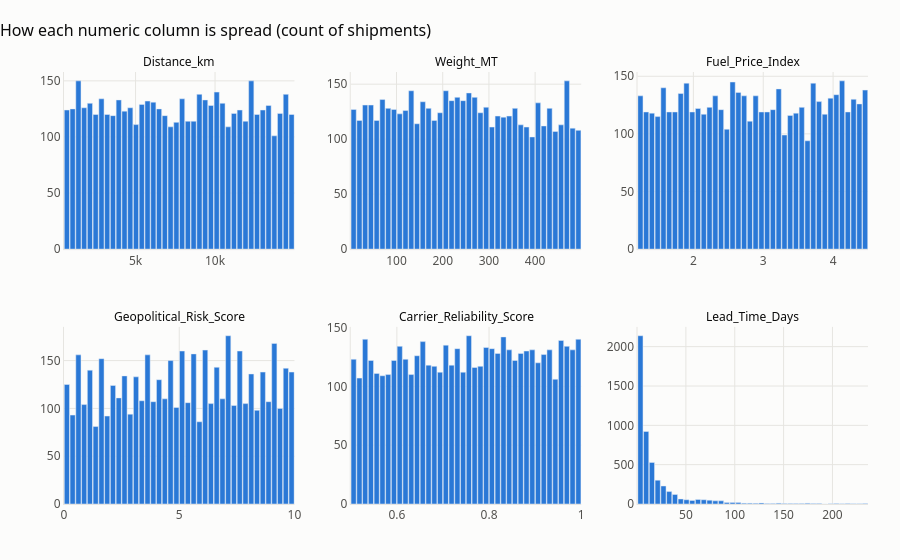

The notebook cell this image was saved under:
### Code cell
fig = make_subplots(rows=2, cols=3, subplot_titles=numeric_cols,
                    vertical_spacing=0.18, horizontal_spacing=0.07)
for i, col in enumerate(numeric_cols):
    counts, edges = np.histogram(raw[col], bins=40)  # 40 equal-width bins
    centers = (edges[:-1] + edges[1:]) / 2
    fig.add_trace(
        go.Bar(x=centers, y=counts, width=np.diff(edges) * 0.9, marker_color=BLUE,
               hovertemplate=col + ": %{x:,.2f}<br>Shipments: %{y}<extra></extra>"),
        row=i // 3 + 1, col=i % 3 + 1,
    )
fig.update_annotations(font=dict(size=12, color=INK))
style(fig, "How each numeric column is spread (count of shipments)", height=560)
fig.update_layout(showlegend=False)
fig.show()

### Figure 1 — Plotly figure (JSON) as saved in the notebook; plotly's stock layout.template omitted (floating-point values rounded to 4 significant figures)
{"data": [{"hovertemplate": "Distance_km: %{x:,.2f}<br>Shipments: %{y}<extra></extra>", "marker": {"color": "#2a78d6"}, "type": "bar", "width": [326.2, 326.2, 326.2, 326.2, 326.2, 326.2, 326.2, 326.2, 326.2, 326.2, 326.2, 326.2, 326.2, 326.2, 326.2, 326.2, 326.2, 326.2, 326.2, 326.2, 326.2, 326.2, 326.2, 326.2, 326.2, 326.2, 326.2, 326.2, 326.2, 326.2, 326.2, 326.2, 326.2, 326.2, 326.2, 326.2, 326.2, 326.2, 326.2, 326.2], "x": [681.4, 1044.0, 1406.0, 1769.0, 2131.0, 2493.0, 2856.0, 3218.0, 3581.0, 3943.0, 4305.0, 4668.0, 5030.0, 5392.0, 5755.0, 6117.0, 6480.0, 6842.0, 7204.0, 7567.0, 7929.0, 8292.0, 8654.0, 9016.0, 9379.0, 9741.0, 10100.0, 10470.0, 10830.0, 11190.0, 11550.0, 11920.0, 12280.0, 12640.0, 13000.0, 13370.0, 13730.0, 14090.0, 14450.0, 14810.0], "xaxis": "x", "y": [124, 125, 150, 126, 130, 120, 134, 120, 119, 133, 123, 126, 111, 129, 132, 131, 125, 119, 109, 113, 134, 114, 114, 138, 133, 128, 140, 130, 109, 121, 124, 114, 150, 120, 124, 128, 101, 121, 138, 120], "yaxis": "y"}, {"hovertemplate": "Weight_MT: %{x:,.2f}<br>Shipments: %{y}<extra></extra>", "marker": {"color": "#2a78d6"}, "type": "bar", "width": [11.22, 11.22, 11.22, 11.22, 11.22, 11.22, 11.22, 11.22, 11.22, 11.22, 11.22, 11.22, 11.22, 11.22, 11.22, 11.22, 11.22, 11.22, 11.22, 11.22, 11.22, 11.22, 11.22, 11.22, 11.22, 11.22, 11.22, 11.22, 11.22, 11.22, 11.22, 11.22, 11.22, 11.22, 11.22, 11.22, 11.22, 11.22, 11.22, 11.22], "x": [7.264, 19.73, 32.2, 44.67, 57.14, 69.6, 82.07, 94.54, 107.0, 119.5, 131.9, 144.4, 156.9, 169.3, 181.8, 194.3, 206.8, 219.2, 231.7, 244.2, 256.6, 269.1, 281.6, 294.0, 306.5, 319.0, 331.4, 343.9, 356.4, 368.8, 381.3, 393.8, 406.2, 418.7, 431.2, 443.6, 456.1, 468.6, 481.0, 493.5], "xaxis": "x2", "y": [127, 117, 131, 131, 117, 136, 128, 127, 123, 126, 144, 114, 134, 128, 117, 124, 144, 135, 138, 135, 142, 138, 124, 129, 111, 121, 120, 121, 128, 113, 111, 102, 133, 112, 128, 107, 113, 153, 110, 108], "yaxis": "y2"}, {"hovertemplate": "Fuel_Price_Index: %{x:,.2f}<br>Shipments: %{y}<extra></extra>", "marker": {"color": "#2a78d6"}, "type": "bar", "width": [0.07425, 0.07425, 0.07425, 0.07425, 0.07425, 0.07425, 0.07425, 0.07425, 0.07425, 0.07425, 0.07425, 0.07425, 0.07425, 0.07425, 0.07425, 0.07425, 0.07425, 0.07425, 0.07425, 0.07425, 0.07425, 0.07425, 0.07425, 0.07425, 0.07425, 0.07425, 0.07425, 0.07425, 0.07425, 0.07425, 0.07425, 0.07425, 0.07425, 0.07425, 0.07425, 0.07425, 0.07425, 0.07425, 0.07425, 0.07425], "x": [1.241, 1.324, 1.406, 1.489, 1.571, 1.654, 1.736, 1.819, 1.901, 1.984, 2.066, 2.149, 2.231, 2.314, 2.396, 2.479, 2.561, 2.644, 2.726, 2.809, 2.891, 2.974, 3.056, 3.139, 3.221, 3.304, 3.386, 3.469, 3.551, 3.634, 3.716, 3.799, 3.881, 3.964, 4.046, 4.129, 4.211, 4.294, 4.376, 4.459], "xaxis": "x3", "y": [133, 119, 118, 115, 140, 119, 119, 135, 144, 119, 122, 117, 123, 133, 121, 104, 145, 136, 133, 111, 133, 119, 119, 121, 139, 99, 116, 118, 123, 94, 144, 128, 117, 131, 134, 146, 119, 130, 126, 138], "yaxis": "y3"}, {"hovertemplate": "Geopolitical_Risk_Score: %{x:,.2f}<br>Shipments: %{y}<extra></extra>", "marker": {"color": "#2a78d6"}, "type": "bar", "width": [0.225, 0.225, 0.225, 0.225, 0.225, 0.225, 0.225, 0.225, 0.225, 0.225, 0.225, 0.225, 0.225, 0.225, 0.225, 0.225, 0.225, 0.225, 0.225, 0.225, 0.225, 0.225, 0.225, 0.225, 0.225, 0.225, 0.225, 0.225, 0.225, 0.225, 0.225, 0.225, 0.225, 0.225, 0.225, 0.225, 0.225, 0.225, 0.225, 0.225], "x": [0.125, 0.375, 0.625, 0.875, 1.125, 1.375, 1.625, 1.875, 2.125, 2.375, 2.625, 2.875, 3.125, 3.375, 3.625, 3.875, 4.125, 4.375, 4.625, 4.875, 5.125, 5.375, 5.625, 5.875, 6.125, 6.375, 6.625, 6.875, 7.125, 7.375, 7.625, 7.875, 8.125, 8.375, 8.625, 8.875, 9.125, 9.375, 9.625, 9.875], "xaxis": "x4", "y": [125, 93, 156, 104, 140, 81, 152, 92, 124, 111, 134, 94, 133, 108, 156, 107, 130, 110, 150, 101, 160, 106, 157, 86, 161, 105, 143, 110, 176, 103, 160, 105, 136, 98, 138, 107, 168, 100, 142, 138], "yaxis": "y4"}, {"hovertemplate": "Carrier_Reliability_Score: %{x:,.2f}<br>Shipments: %{y}<extra></extra>", "marker": {"color": "#2a78d6"}, "type": "bar", "width": [0.01125, 0.01125, 0.01125, 0.01125, 0.01125, 0.01125, 0.01125, 0.01125, 0.01125, 0.01125, 0.01125, 0.01125, 0.01125, 0.01125, 0.01125, 0.01125, 0.01125, 0.01125, 0.01125, 0.01125, 0.01125, 0.01125, 0.01125, 0.01125, 0.01125, 0.01125, 0.01125, 0.01125, 0.01125, 0.01125, 0.01125, 0.01125, 0.01125, 0.01125, 0.01125, 0.01125, 0.01125, 0.01125, 0.01125, 0.01125], "x": [0.5062, 0.5188, 0.5312, 0.5437, 0.5563, 0.5687, 0.5813, 0.5938, 0.6062, 0.6188, 0.6312, 0.6438, 0.6562, 0.6687, 0.6813, 0.6937, 0.7063, 0.7188, 0.7312, 0.7438, 0.7562, 0.7688, 0.7812, 0.7938, 0.8063, 0.8187, 0.8313, 0.8438, 0.8563, 0.8688, 0.8812, 0.8938, 0.9062, 0.9188, 0.9313, 0.9437, 0.9563, 0.9688, 0.9813, 0.9938], "xaxis": "x5", "y": [123, 107, 140, 122, 111, 109, 110, 122, 134, 123, 110, 126, 138, 118, 117, 112, 135, 118, 132, 112, 143, 116, 117, 133, 132, 128, 142, 131, 122, 128, 130, 131, 120, 127, 131, 106, 139, 134, 131, 140], "yaxis": "y5"}, {"hovertemplate": "Lead_Time_Days: %{x:,.2f}<br>Shipments: %{y}<extra></extra>", "marker": {"color": "#2a78d6"}, "type": "bar", "width": [5.308, 5.308, 5.308, 5.308, 5.308, 5.308, 5.308, 5.308, 5.308, 5.308, 5.308, 5.308, 5.308, 5.308, 5.308, 5.308, 5.308, 5.308, 5.308, 5.308, 5.308, 5.308, 5.308, 5.308, 5.308, 5.308, 5.308, 5.308, 5.308, 5.308, 5.308, 5.308, 5.308, 5.308, 5.308, 5.308, 5.308, 5.308, 5.308, 5.308], "x": [3.449, 9.346, 15.24, 21.14, 27.04, 32.93, 38.83, 44.73, 50.63, 56.52, 62.42, 68.32, 74.22, 80.11, 86.01, 91.91, 97.8, 103.7, 109.6, 115.5, 121.4, 127.3, 133.2, 139.1, 145.0, 150.9, 156.8, 162.7, 168.6, 174.5, 180.4, 186.3, 192.2, 198.1, 204.0, 209.9, 215.7, 221.6, 227.5, 233.4], "xaxis": "x6", "y": [2139, 922, 529, 303, 229, 158, 121, 64, 54, 46, 58, 54, 49, 40, 40, 18, 18, 18, 11, 11, 8, 13, 6, 5, 11, 6, 7, 6, 7, 9, 6, 5, 1, 3, 6, 3, 6, 2, 2, 6], "yaxis": "y6"}], "layout": {"annotations": [{"font": {"color": "#0b0b0b", "size": 12}, "showarrow": false, "text": "Distance_km", "x": 0.1433, "xanchor": "center", "xref": "paper", "y": 1.0, "yanchor": "bottom", "yref": "paper"}, {"font": {"color": "#0b0b0b", "size": 12}, "showarrow": false, "text": "Weight_MT", "x": 0.5, "xanchor": "center", "xref": "paper", "y": 1.0, "yanchor": "bottom", "yref": "paper"}, {"font": {"color": "#0b0b0b", "size": 12}, "showarrow": false, "text": "Fuel_Price_Index", "x": 0.8567, "xanchor": "center", "xref": "paper", "y": 1.0, "yanchor": "bottom", "yref": "paper"}, {"font": {"color": "#0b0b0b", "size": 12}, "showarrow": false, "text": "Geopolitical_Risk_Score", "x": 0.1433, "xanchor": "center", "xref": "paper", "y": 0.41, "yanchor": "bottom", "yref": "paper"}, {"font": {"color": "#0b0b0b", "size": 12}, "showarrow": false, "text": "Carrier_Reliability_Score", "x": 0.5, "xanchor": "center", "xref": "paper", "y": 0.41, "yanchor": "bottom", "yref": "paper"}, {"font": {"color": "#0b0b0b", "size": 12}, "showarrow": false, "text": "Lead_Time_Days", "x": 0.8567, "xanchor": "center", "xref": "paper", "y": 0.41, "yanchor": "bottom", "yref": "paper"}], "font": {"color": "#52514e", "family": "Segoe UI, Arial, sans-serif", "size": 12}, "height": 560, "hoverlabel": {"bgcolor": "white", "font": {"color": "#0b0b0b"}}, "margin": {"b": 56, "l": 64, "r": 32, "t": 72}, "paper_bgcolor": "#fcfcfb", "plot_bgcolor": "#fcfcfb", "showlegend": false, "title": {"font": {"color": "#0b0b0b", "size": 16}, "text": "How each numeric column is spread (count of shipments)", "x": 0, "xanchor": "left"}, "xaxis": {"anchor": "y", "domain": [0.0, 0.2867], "gridcolor": "#e6e5e1", "linecolor": "#e6e5e1", "zeroline": false}, "xaxis2": {"anchor": "y2", "domain": [0.3567, 0.6433], "gridcolor": "#e6e5e1", "linecolor": "#e6e5e1", "zeroline": false}, "xaxis3": {"anchor": "y3", "domain": [0.7133, 1.0], "gridcolor": "#e6e5e1", "linecolor": "#e6e5e1", "zeroline": false}, "xaxis4": {"anchor": "y4", "domain": [0.0, 0.2867], "gridcolor": "#e6e5e1", "linecolor": "#e6e5e1", "zeroline": false}, "xaxis5": {"anchor": "y5", "domain": [0.3567, 0.6433], "gridcolor": "#e6e5e1", "linecolor": "#e6e5e1", "zeroline": false}, "xaxis6": {"anchor": "y6", "domain": [0.7133, 1.0], "gridcolor": "#e6e5e1", "linecolor": "#e6e5e1", "zeroline": false}, "yaxis": {"anchor": "x", "domain": [0.59, 1.0], "gridcolor": "#e6e5e1", "linecolor": "#e6e5e1", "zeroline": false}, "yaxis2": {"anchor": "x2", "domain": [0.59, 1.0], "gridcolor": "#e6e5e1", "linecolor": "#e6e5e1", "zeroline": false}, "yaxis3": {"anchor": "x3", "domain": [0.59, 1.0], "gridcolor": "#e6e5e1", "linecolor": "#e6e5e1", "zeroline": false}, "yaxis4": {"anchor": "x4", "domain": [0.0, 0.41], "gridcolor": "#e6e5e1", "linecolor": "#e6e5e1", "zeroline": false}, "yaxis5": {"anchor": "x5", "domain": [0.0, 0.41], "gridcolor": "#e6e5e1", "linecolor": "#e6e5e1", "zeroline": false}, "yaxis6": {"anchor": "x6", "domain": [0.0, 0.41], "gridcolor": "#e6e5e1", "linecolor": "#e6e5e1", "zeroline": false}}}
